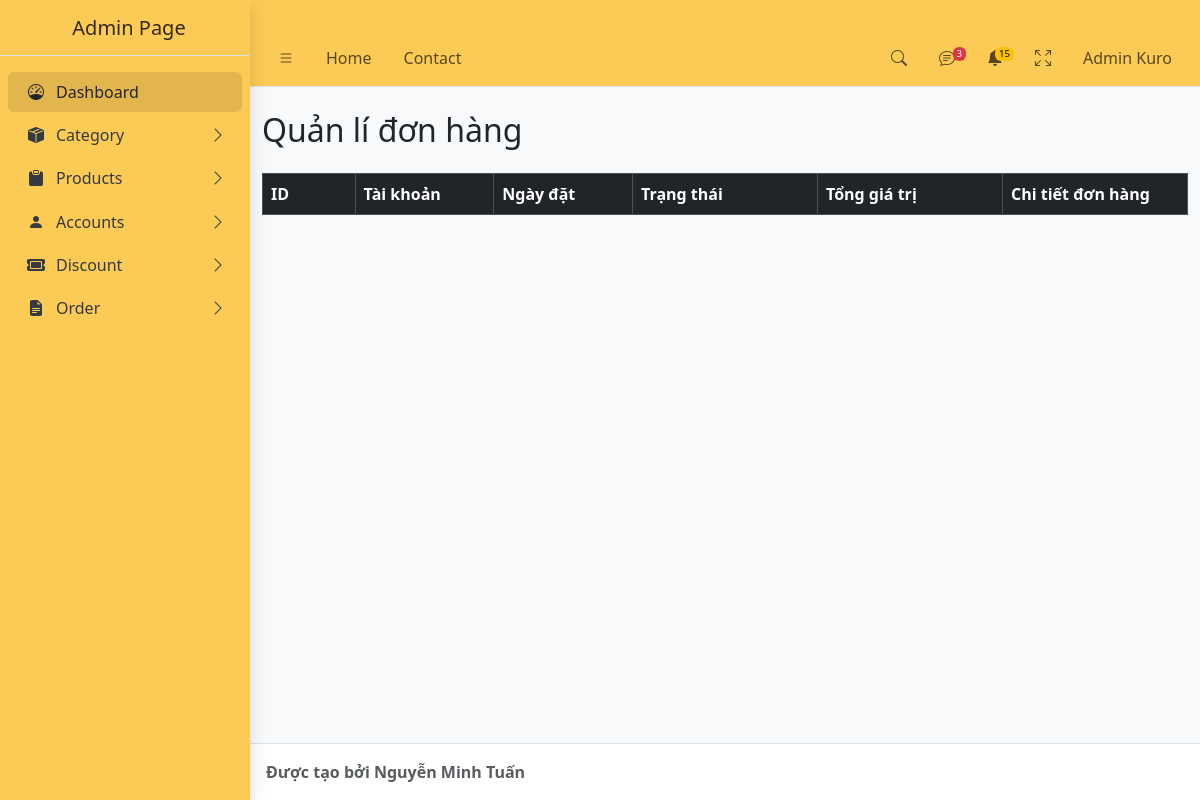
The app's page /?act=listorder (signed in), older data.
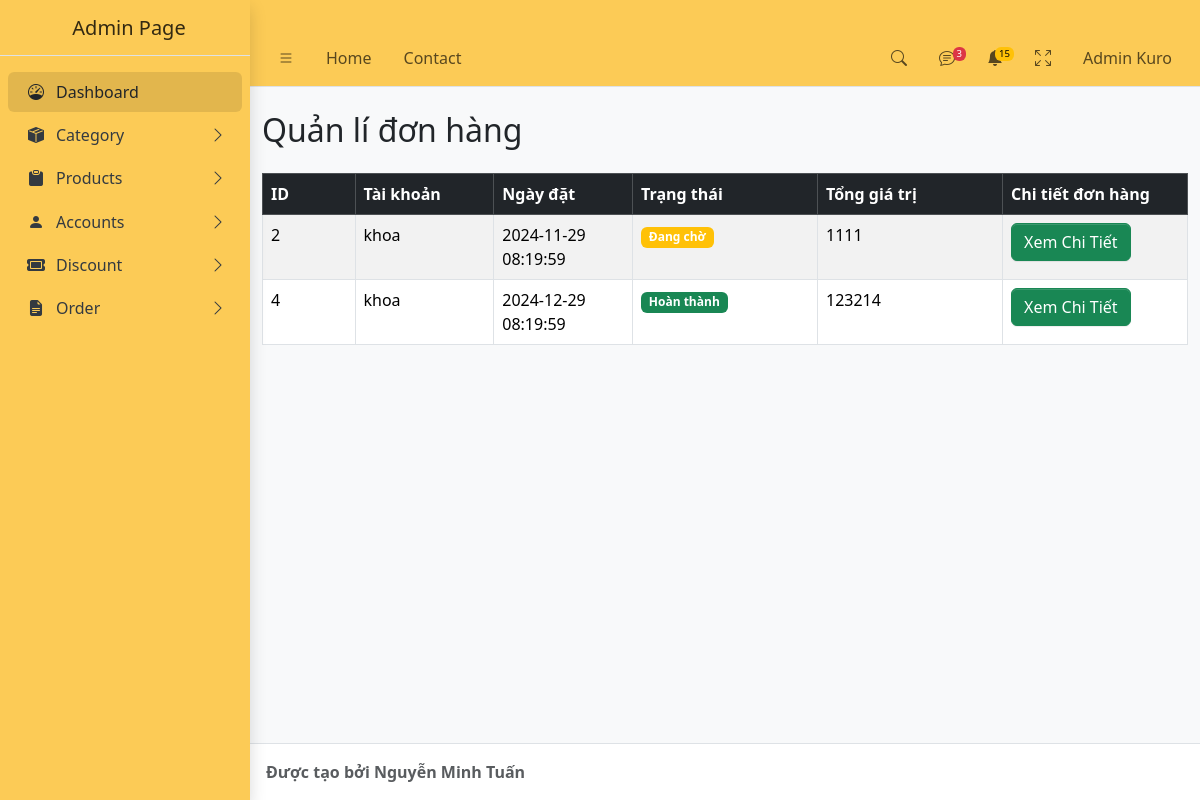
The same page, newer data.
### tables this page shows
CREATE TABLE `userorder` (
  `order_id` int NOT NULL,
  `order_date` timestamp NOT NULL,
  `order_status` enum('pending','processing','completed','canceled') NOT NULL,
  `order_totalAmount` int NOT NULL,
  `discount_id` int DEFAULT NULL,
  `discount_amount` int DEFAULT NULL,
  `payment_method` enum('COD','online') NOT NULL,
  `shipping_fee` int DEFAULT NULL,
  `shipping_status` enum('not_shipped','shipped','delivered','returned') DEFAULT NULL,
  `user_id` int NOT NULL,
  `order_name` varchar(256) NOT NULL COMMENT 'người nhận hàng',
  `order_phoneNumber` int NOT NULL COMMENT 'số điện thoại người nhận',
  `order_address` varchar(256) NOT NULL COMMENT 'địa chỉ người nhận'
);

CREATE TABLE `account` (
  `user_id` int NOT NULL,
  `Name` varchar(100) NOT NULL,
  `username` varchar(100) NOT NULL,
  `password` varchar(100) NOT NULL,
  `adress` text NOT NULL,
  `phone` varchar(11) NOT NULL,
  `email` varchar(100) NOT NULL,
  `created_at` timestamp NOT NULL DEFAULT CURRENT_TIMESTAMP,
  `status` enum('Mở','Khóa') DEFAULT 'Mở',
  `role` enum('admin','user','shipper') NOT NULL
);

### controller/admin/userorderController.php (called while the page is built, shortened)
<?php
class userorderController
{
    public $userorderModel;
    function __construct()
    {
        $this->userorderModel = new userorderModel();
    }
    function listUserorder()
    {
        $alluserorder = $this->userorderModel->getAlluserorder();
        require_once 'views/admin/listUserorder.php';
    }
}

### config/conn.php (called while the page is built, shortened)
<?php
function connectDB()
{
    $host = "mysql:host=localhost;dbname=ktk;charset=utf8";
    $user = "root";
    $pass = "";
    try {
        $conn = new PDO($host, $user, $pass);
        return $conn;
    } catch (PDOException $e) {
        echo "lỗi kết nối " . $e->getMessage();
    }
}
?>

### model/admin/userorderModel.php (called while the page is built, shortened)
<?php
class userorderModel
{
    public $conn;
    public function __construct()
    {
        $this->conn = connectDB();
    }
    function getAlluserorder()
    {
        $sql = "SELECT u.*, a.username
            FROM userorder u
            LEFT JOIN account a ON u.user_id = a.user_id";
        return $this->conn->query($sql)->fetchAll();
    }
}

### views/admin/listUserorder.php (the view, shortened to what this page needs)
<!DOCTYPE html>
<html lang="en">
<head>
    <?php require_once "component/admin/link.php" ?>
</head>
<body class="layout-fixed sidebar-expand-lg bg-body-tertiary">
    <div class="app-wrapper">
        <?php require_once "component/admin/header.php" ?>
        <?php require_once "component/admin/sidebar.php" ?>
        <main class="app-main">
            <div class="container mt-4">
                <div class="d-flex justify-content-between align-items-center mb-3">
                    <h2>Quản lí đơn hàng</h2>
                </div>
                <div class="table-responsive">
                    <table class="table table-striped table-bordered">
                        <thead class="table-dark">
                            <tr>
                                <th scope="col" style="width: 10%">ID</th>
                                <th scope="col" style="width: 15%">Tài khoản</th>
                                <th scope="col" style="width: 15%">Ngày đặt </th>
                                <th scope="col" style="width: 20%">Trạng thái</th>
                                <th scope="col" style="width: 20%">Tổng giá trị</th>
                                <th scope="col" style="width: 20%">Chi tiết đơn hàng</th>
                            </tr>
                        </thead>
                        <tbody>
                            <?php
                            foreach ($alluserorder as $key => $rows) {
                            ?>
                                <tr>
                                    <td><?= $rows['order_id'] ?></td>
                                    <td><?= $rows['username'] ?></td>
                                    <td><?= $rows['order_date'] ?></td>
                                    <td><?php
                                        if ($rows['order_status'] === 'pending') {
                                            echo '<span class="badge bg-warning">Đang chờ</span>';
                                        } elseif ($rows['order_status'] === 'processing') {
                                            echo '<span class="badge bg-primary">Đang xử lý</span>';
                                        } elseif ($rows['order_status'] === 'completed') {
                                            echo '<span class="badge bg-success">Hoàn thành</span>';
                                        } elseif ($rows['order_status'] === 'canceled') {
                                            echo '<span class="badge bg-danger">Hủy bỏ</span>';
                                        } else {
                                            echo '<span class="badge bg-secondary">Không xác định</span>';
                                        }
                                        ?></td>
                                    <td><?= $rows['order_totalAmount'] ?></td>
                                    <td>
                                        <a href="?act=orderdetail&id=<?= $rows['order_id'] ?>"><button class="btn btn-success">Xem Chi Tiết</button></a>
                                    </td>
                                </tr>
                            <?php
                            }
                            ?>
                        </tbody>
                    </table>
                </div>
            </div>
        </main>
        <?php require_once "component/admin/footer.php" ?>
</body>
</html>

Row changes from the older to the newer data that the page shows:
added userorder: order_id "2", user.username "khoa", order_date "2024-11-29 08:19:59", order_status "Đang chờ", order_totalAmount "1111"
added userorder: order_id "4", user.username "khoa", order_date "2024-12-29 08:19:59", order_status "Hoàn thành", order_totalAmount "123214"
